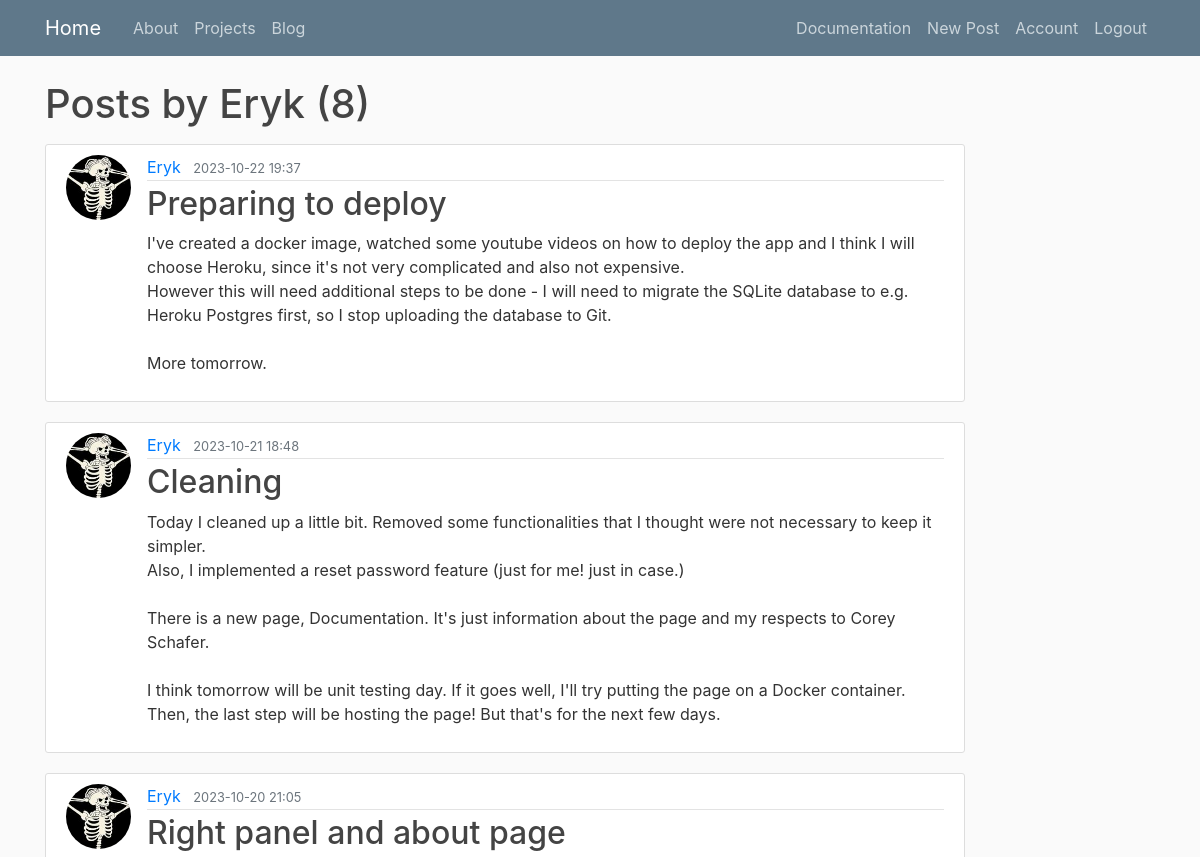
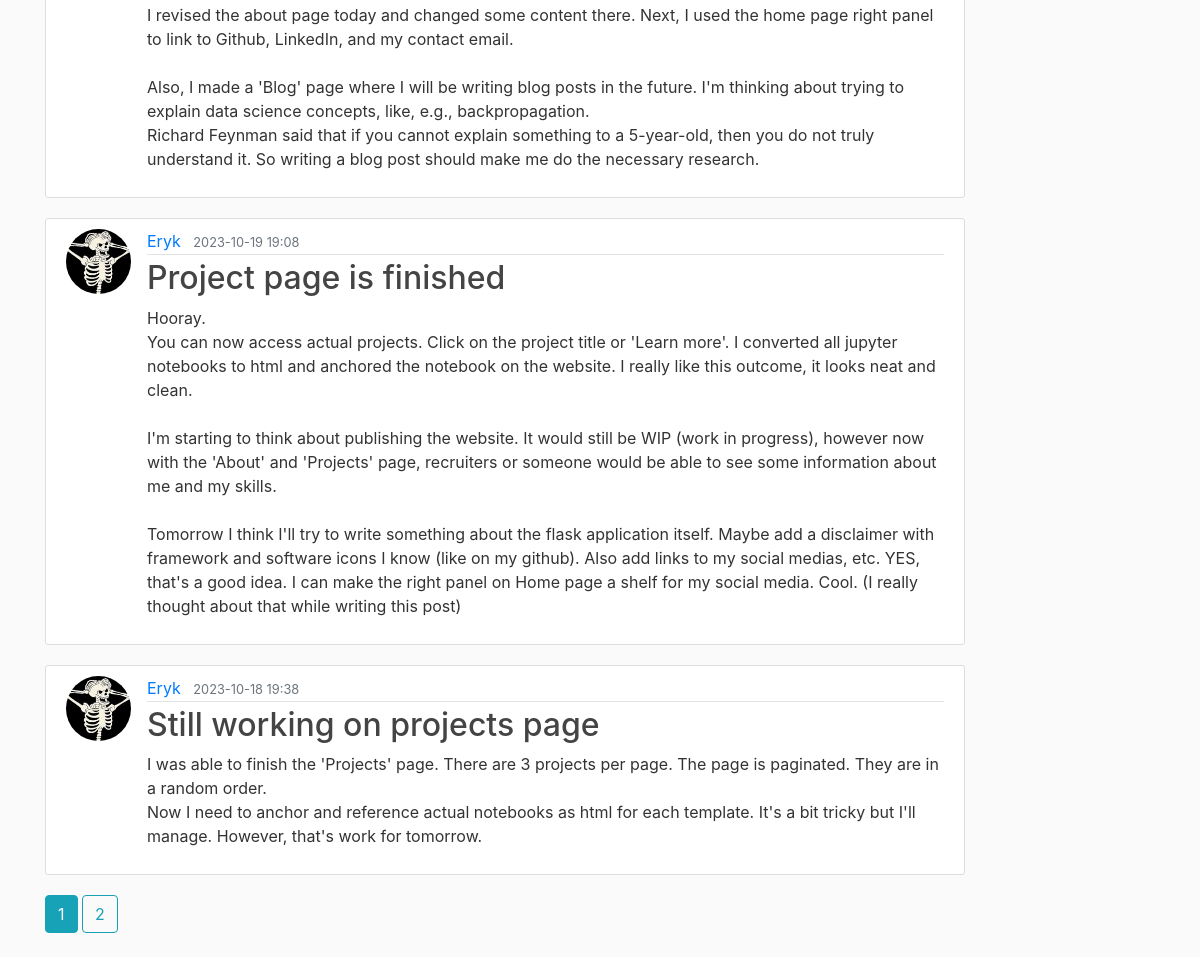
/user/Eryk (signed in), run on the app's committed database (2 pictures, top to bottom).
### blog/models.py (models this page shows, shortened)
class User(db.Model, UserMixin):
    id = db.Column(db.Integer, primary_key=True)
    username = db.Column(db.String(20), unique=True, nullable=False)
    email = db.Column(db.String(120), unique=True, nullable=False)
    image_file = db.Column(db.String(20), nullable=False, default='default.jpg')
    password = db.Column(db.String(60), nullable=False)
    posts = db.relationship('Post', backref='author', lazy=True)

class Post(db.Model):
    id = db.Column(db.Integer, primary_key=True)
    title = db.Column(db.String(100), nullable=False)
    date_posted = db.Column(db.DateTime, nullable=False, default=datetime.utcnow)
    content = db.Column(db.Text, nullable=False)
    user_id = db.Column(db.Integer, db.ForeignKey('user.id'), nullable=False)

### blog/users/routes.py (the view)
@users.route("/user/<string:username>")
def user_posts(username):
	page = request.args.get('page', default=1, type=int)
	user = User.query.filter_by(username=username).first_or_404()
	posts = Post.query.filter_by(author=user).order_by(Post.date_posted.desc()).paginate(page=page, per_page=5)
	return render_template('user_posts.html', posts=posts, user=user)

### blog/models.py (called while the page is built)
@login_manager.user_loader
def load_user(user_id):
    return User.query.get(int(user_id))

### blog/templates/user_posts.html
{% extends "layout.html" %}
{% block content %}
    <h1 class="mb-3">Posts by {{ user.username }} ({{ posts.total }})</h1>
    {% for post in posts.items %}
        <article class="media content-section">
            <img class="rounded-circle article-img" src="{{ url_for('static', filename='profile_pics/' + post.author.image_file) }}">
            <div class="media-body">
                <div class="article-metadata">
                    <a class="mr-2" href="{{ url_for('users.user_posts', username=post.author.username) }}" style="text-decoration: none;">{{ post.author.username }}</a>
                    <small class="text-muted">{{ post.date_posted.strftime('%Y-%m-%d %H:%M') }}</small>
                </div>
                <h2><a class="article-title" href="{{ url_for('posts.post', post_id=post.id) }}" style="text-decoration: none;">{{ post.title }}</a></h2>
                <p class="article-content">{{ post.content }}</p>
            </div>
        </article>
    {% endfor %}
    {% for page_num in posts.iter_pages(left_edge=1, right_edge=1, left_current=1, right_current=1) %}
        {% if page_num %}
            {% if posts.page == page_num %}
                <a class="btn btn-info mb-4" href="{{ url_for('users.user_posts', username=user.username, page=page_num) }}">{{ page_num }}</a>
            {% else %}
                <a class="btn btn-outline-info mb-4" href="{{ url_for('users.user_posts', username=user.username, page=page_num) }}">{{ page_num }}</a>
            {% endif %}
        {% else %}
            ...
        {% endif %}
    {% endfor %}
{% endblock content %}

### blog/static/main.css (style rules this page uses)
body { background: #fafafa; color: #333333; margin-top: 5rem; }
h1, h2, h3, h4, h5, h6 { color: #444444; }
.content-section { background: #ffffff; padding: 10px 20px; border: 1px solid #dddddd; border-radius: 3px; margin-bottom: 20px; }
.article-title { color: #444444; }
.article-content { white-space: pre-line; }
.article-img { height: 65px; width: 65px; margin-right: 16px; }
.article-metadata { padding-bottom: 1px; margin-bottom: 4px; border-bottom: 1px solid #e3e3e3 }

### data on the page
User: username "Eryk"
Post: image_file (picture), author.username "Eryk", date_posted "2023-10-22 19:37", title "Preparing to deploy", content "I've created a docker image, watched some youtube videos on how to deploy the app and I think I will choose Heroku, since it's not very complicated and also not expensive. However this will need additional steps to be done - I will need to migrate the SQLite database to e.g. Heroku Postgres first, so I stop uploading the database to Git. More tomorrow."
Post: image_file (picture), author.username "Eryk", date_posted "2023-10-21 18:48", title "Cleaning", content "Today I cleaned up a little bit. Removed some functionalities that I thought were not necessary to keep it simpler. Also, I implemented a reset password feature (just for me! just in case.) There is a new page, Documentation. It's just information about the page and my respects to Corey Schafer. I think tomorrow will be unit testing day. If it goes well, I'll try putting the page on a Docker container. Then, the last step will be hosting the page! But that's for the next few days."
Post: image_file (picture), author.username "Eryk", date_posted "2023-10-20 21:05", title "Right panel and about page", content "I revised the about page today and changed some content there. Next, I used the home page right panel to link to Github, LinkedIn, and my contact email. Also, I made a 'Blog' page where I will be writing blog posts in the future. I'm thinking about trying to explain data science concepts, like, e.g., backpropagation. Richard Feynman said that if you cannot explain something to a 5-year-old, then you do not truly understand it. So writing a blog post should make me do the necessary research."
Post: image_file (picture), author.username "Eryk", date_posted "2023-10-19 19:08", title "Project page is finished", content "Hooray. You can now access actual projects. Click on the project title or 'Learn more'. I converted all jupyter notebooks to html and anchored the notebook on the website. I really like this outcome, it looks neat and clean. I'm starting to think about publishing the website. It would still be WIP (work in progress), however now with the 'About' and 'Projects' page, recruiters or someone would be able to see some information about me and my skills. Tomorrow I think I'll try to write something about the flask application itself. Maybe add a disclaimer with framework and software icons I know (like on my github). Also add links to my social medias, etc. YES, that's a good idea. I can make the…"
Post: image_file (picture), author.username "Eryk", date_posted "2023-10-18 19:38", title "Still working on projects page", content "I was able to finish the 'Projects' page. There are 3 projects per page. The page is paginated. They are in a random order. Now I need to anchor and reference actual notebooks as html for each template. It's a bit tricky but I'll manage. However, that's work for tomorrow."

### other printed values
{{ posts.total }} "8"
{{ page_num }} "1"
{{ page_num }} "2"
